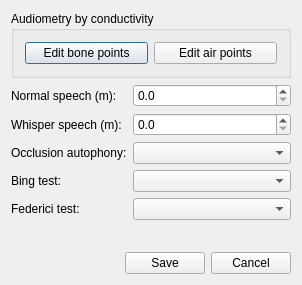
<?xml version="1.0" encoding="UTF-8"?>
<ui version="4.0">
 <class>EarParamsDialog</class>
 <widget class="QDialog" name="EarParamsDialog">
  <property name="geometry">
   <rect>
    <x>0</x>
    <y>0</y>
    <width>302</width>
    <height>285</height>
   </rect>
  </property>
  <property name="windowTitle">
   <string>Ear info</string>
  </property>
  <layout class="QVBoxLayout" name="verticalLayout">
   <item>
    <widget class="QGroupBox" name="groupBox">
     <property name="minimumSize">
      <size>
       <width>280</width>
       <height>0</height>
      </size>
     </property>
     <property name="title">
      <string>Audiometry by conductivity</string>
     </property>
     <layout class="QHBoxLayout" name="horizontalLayout">
      <item>
       <widget class="QPushButton" name="bonePointsPB">
        <property name="text">
         <string>Edit bone points</string>
        </property>
       </widget>
      </item>
      <item>
       <widget class="QPushButton" name="airPointsPB">
        <property name="text">
         <string>Edit air points</string>
        </property>
       </widget>
      </item>
     </layout>
    </widget>
   </item>
   <item>
    <layout class="QFormLayout" name="formLayout">
     <item row="0" column="0">
      <widget class="QLabel" name="label">
       <property name="text">
        <string>Normal speech (m):</string>
       </property>
      </widget>
     </item>
     <item row="0" column="1">
      <widget class="QDoubleSpinBox" name="normalSpeechDSB">
       <property name="decimals">
        <number>1</number>
       </property>
       <property name="singleStep">
        <double>0.100000000000000</double>
       </property>
      </widget>
     </item>
     <item row="1" column="0">
      <widget class="QLabel" name="label_2">
       <property name="text">
        <string>Whisper speech (m):</string>
       </property>
      </widget>
     </item>
     <item row="1" column="1">
      <widget class="QDoubleSpinBox" name="whisperSpeechDSB">
       <property name="decimals">
        <number>1</number>
       </property>
       <property name="singleStep">
        <double>0.100000000000000</double>
       </property>
      </widget>
     </item>
     <item row="2" column="0">
      <widget class="QLabel" name="label_3">
       <property name="text">
        <string>Occlusion autophony:</string>
       </property>
      </widget>
     </item>
     <item row="2" column="1">
      <widget class="QComboBox" name="autophonyCB"/>
     </item>
     <item row="3" column="0">
      <widget class="QLabel" name="label_4">
       <property name="text">
        <string>Bing test:</string>
       </property>
      </widget>
     </item>
     <item row="3" column="1">
      <widget class="QComboBox" name="bingTestCB"/>
     </item>
     <item row="4" column="0">
      <widget class="QLabel" name="label_5">
       <property name="text">
        <string>Federici test:</string>
       </property>
      </widget>
     </item>
     <item row="4" column="1">
      <widget class="QComboBox" name="federiciTestCB"/>
     </item>
    </layout>
   </item>
   <item>
    <spacer name="verticalSpacer">
     <property name="orientation">
      <enum>Qt::Vertical</enum>
     </property>
     <property name="sizeHint" stdset="0">
      <size>
       <width>20</width>
       <height>40</height>
      </size>
     </property>
    </spacer>
   </item>
   <item>
    <layout class="QHBoxLayout" name="horizontalLayout_2">
     <item>
      <spacer name="horizontalSpacer">
       <property name="orientation">
        <enum>Qt::Horizontal</enum>
       </property>
       <property name="sizeHint" stdset="0">
        <size>
         <width>40</width>
         <height>20</height>
        </size>
       </property>
      </spacer>
     </item>
     <item>
      <widget class="QPushButton" name="savePB">
       <property name="text">
        <string>Save</string>
       </property>
      </widget>
     </item>
     <item>
      <widget class="QPushButton" name="cancelPB">
       <property name="text">
        <string>Cancel</string>
       </property>
      </widget>
     </item>
    </layout>
   </item>
  </layout>
 </widget>
 <layoutdefault spacing="6" margin="11"/>
 <resources/>
 <connections>
  <connection>
   <sender>savePB</sender>
   <signal>clicked()</signal>
   <receiver>EarParamsDialog</receiver>
   <slot>accept()</slot>
   <hints>
    <hint type="sourcelabel">
     <x>143</x>
     <y>259</y>
    </hint>
    <hint type="destinationlabel">
     <x>43</x>
     <y>255</y>
    </hint>
   </hints>
  </connection>
  <connection>
   <sender>cancelPB</sender>
   <signal>clicked()</signal>
   <receiver>EarParamsDialog</receiver>
   <slot>reject()</slot>
   <hints>
    <hint type="sourcelabel">
     <x>252</x>
     <y>264</y>
    </hint>
    <hint type="destinationlabel">
     <x>198</x>
     <y>277</y>
    </hint>
   </hints>
  </connection>
 </connections>
</ui>
